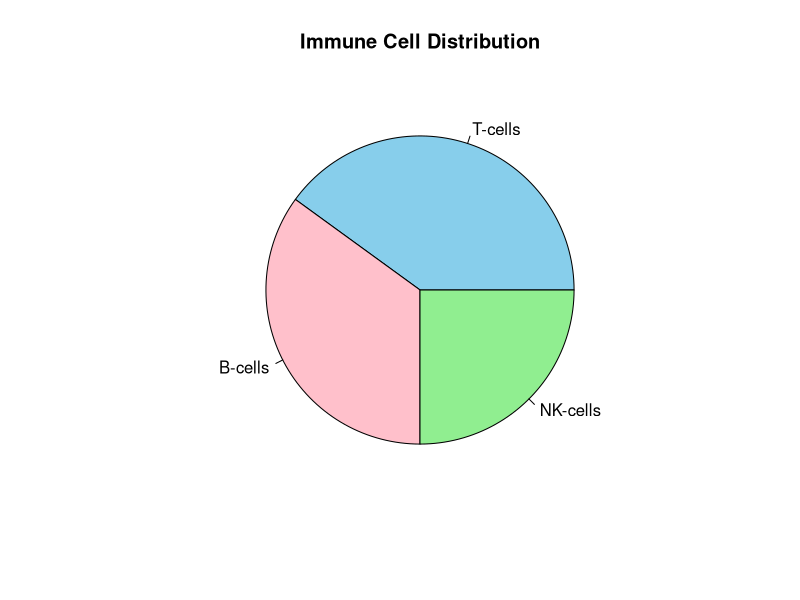

Here is the R script that generated this plot:
# Time (hours)
# time <- c(0, 2, 4, 6, 8, 10)
# # Gene expression (relative units)
# # expression <- c(2, 5, 19, 15, 22, 30)
# expression <- c(2, 4, 6, 8, 22, 30)
# plot(time, expression,
#      main = "Gene Expression Over Time",
#      xlab = "Time (hours)",
#      ylab = "Expression Level",
#      pch = 19,
#      col = "blue")
# model <- lm(expression ~ time)
# abline(model, col = "red", lwd = 2)

# viability <- c(95, 70, 50)
# groups <- c("Control", "Drug A", "Drug B")
# barplot(viability,
#         names.arg = groups,
#         col = c("green", "orange", "red"),
#         main = "Cell Viability After Drug Treatment",
#         ylab = "Viability (%)")
# 
# # Add values on top (important for presentation)
# text(x = 1:3, y = viability, label = viability, pos = 3)

cells <- c(40, 35, 25)
labels <- c("T-cells", "B-cells", "NK-cells")
pie(cells,
    labels = labels,
    main = "Immune Cell Distribution",
    col = c("skyblue", "pink", "lightgreen"))
